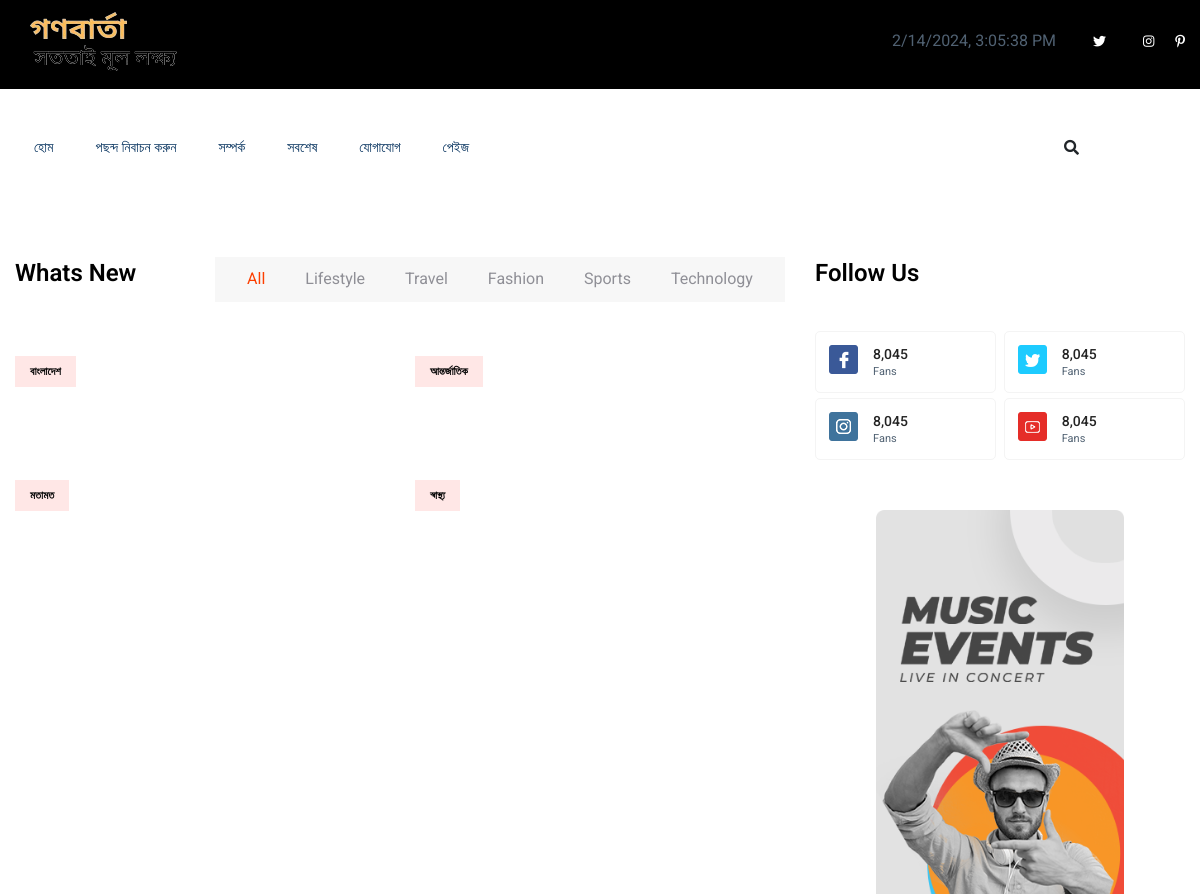
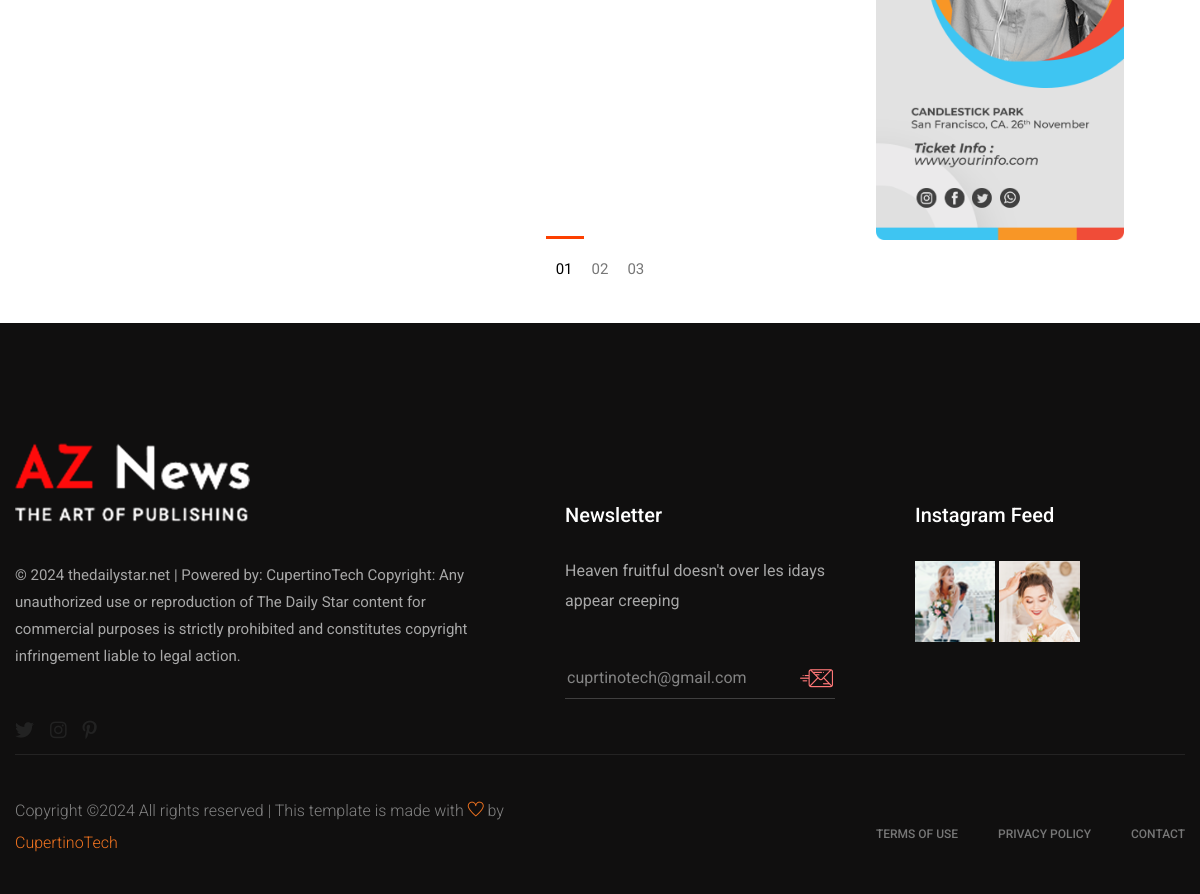
The page /category on the database its author committed (2 pictures, top to bottom).
### news/models.py (models this page shows, shortened)
class Category(models.Model):
    cat_id = models.AutoField(primary_key=True)
    title = models.CharField(max_length=100)
    add_date = models.DateField(default=timezone.now)

### news/views.py (the view)
# urls.py: path('category', category),
def category(request):
    cat = Category.objects.all()[:4]
    data={
        "cats":cat
    }
    return render(request, "category.html",data)

### news/template/category.html (shortened to what this page needs)
{% extends 'base.html' %}
{% load static %}
{% block content%}
<main>
     <section class="whats-news-area pt-50 pb-20">
         <div class="container">
             <div class="row">
             <div class="col-lg-8">
                 <div class="row d-flex justify-content-between">
                     <div class="col-lg-3 col-md-3">
                         <div class="section-tittle mb-30">
                             <h3>Whats New</h3>
                         </div>
                     </div>
                     <div class="col-lg-9 col-md-9">
                         <div class="properties__button">
                             <nav>
                                 <div class="nav nav-tabs" id="nav-tab" role="tablist">
                                     <a class="nav-item nav-link active" id="nav-home-tab" data-toggle="tab" href="#nav-home" role="tab" aria-controls="nav-home" aria-selected="true">All</a>
                                     <a class="nav-item nav-link" id="nav-profile-tab" data-toggle="tab" href="#nav-profile" role="tab" aria-controls="nav-profile" aria-selected="false">Lifestyle</a>
                                     <a class="nav-item nav-link" id="nav-contact-tab" data-toggle="tab" href="#nav-contact" role="tab" aria-controls="nav-contact" aria-selected="false">Travel</a>
                                     <a class="nav-item nav-link" id="nav-last-tab" data-toggle="tab" href="#nav-last" role="tab" aria-controls="nav-contact" aria-selected="false">Fashion</a>
                                     <a class="nav-item nav-link" id="nav-Sports" data-toggle="tab" href="#nav-nav-Sport" role="tab" aria-controls="nav-contact" aria-selected="false">Sports</a>
                                     <a class="nav-item nav-link" id="nav-technology" data-toggle="tab" href="#nav-techno" role="tab" aria-controls="nav-contact" aria-selected="false">Technology</a>
                                 </div>
                             </nav>
                         </div>
                     </div>
                 </div>
                 <div class="row">
                     <div class="col-12">
                         <div class="tab-content" id="nav-tabContent">
                             <div class="tab-pane fade show active" id="nav-home" role="tabpanel" aria-labelledby="nav-home-tab">
                                 <div class="whats-news-caption">
                                     <div class="row">
                                        {% for p in cats %}
                                         <div class="col-lg-6 col-md-6">
                                             <div class="single-what-news mb-100">
                                                 <div class="what-img">
                                                 </div>
                                                 <div class="what-cap">
                                                     <span class="color1">{{p.title}}</span>
                                                 </div>
                                             </div>
                                         </div>
                                         {% endfor %}
                                     </div>
                                 </div>
                             </div>
                         </div>
                     </div>
                 </div>
             </div>
             <div class="col-lg-4">
                 <div class="section-tittle mb-40">
                     <h3>Follow Us</h3>
                 </div>
                 <div class="single-follow mb-45">
                     <div class="single-box">
                         <div class="follow-us d-flex align-items-center">
                             <div class="follow-social">
                                 <a href="#"><img src="static/assets/img/news/icon-fb.png" alt=""></a>
                             </div>
                             <div class="follow-count">
                                 <span>8,045</span>
                                 <p>Fans</p>
                             </div>
                         </div>
                         <div class="follow-us d-flex align-items-center">
                             <div class="follow-social">
                                 <a href="#"><img src="static/assets/img/news/icon-tw.png" alt=""></a>
                             </div>
                             <div class="follow-count">
                                 <span>8,045</span>
                                 <p>Fans</p>
                             </div>
                         </div>
                             <div class="follow-us d-flex align-items-center">
                             <div class="follow-social">
                                 <a href="#"><img src="static/assets/img/news/icon-ins.png" alt=""></a>
                             </div>
                             <div class="follow-count">
                                 <span>8,045</span>
                                 <p>Fans</p>
                             </div>
                         </div>
                         <div class="follow-us d-flex align-items-center">
                             <div class="follow-social">
                                 <a href="#"><img src="static/assets/img/news/icon-yo.png" alt=""></a>
                             </div>
                             <div class="follow-count">
                                 <span>8,045</span>
                                 <p>Fans</p>
                             </div>
                         </div>
                     </div>
                 </div>
                 <div class="news-poster d-none d-lg-block">
                     <img src="static/assets/img/news/news_card.jpg" alt="">
                 </div>
             </div>
             </div>
         </div>
     </section>
     <div class="pagination-area pb-45 text-center">
         <div class="container">
             <div class="row">
                 <div class="col-xl-12">
                     <div class="single-wrap d-flex justify-content-center">
                         <nav aria-label="Page navigation example">
                             <ul class="pagination justify-content-start">
                               <li class="page-item"><a class="page-link" href="#"></a></li>
                                 <li class="page-item active"><a class="page-link" href="#">01</a></li>
                                 <li class="page-item"><a class="page-link" href="#">02</a></li>
                                 <li class="page-item"><a class="page-link" href="#">03</a></li>
                               <li class="page-item"><a class="page-link" href="#"></a></li>
                             </ul>
                           </nav>
                     </div>
                 </div>
             </div>
         </div>
     </div>
    </main>
     {% endblock %}

### rows shown on the page
Category: title "বাংলাদেশ"
Category: title "আন্তর্জাতিক"
Category: title "মতামত"
Category: title "স্বাস্থ্য"
